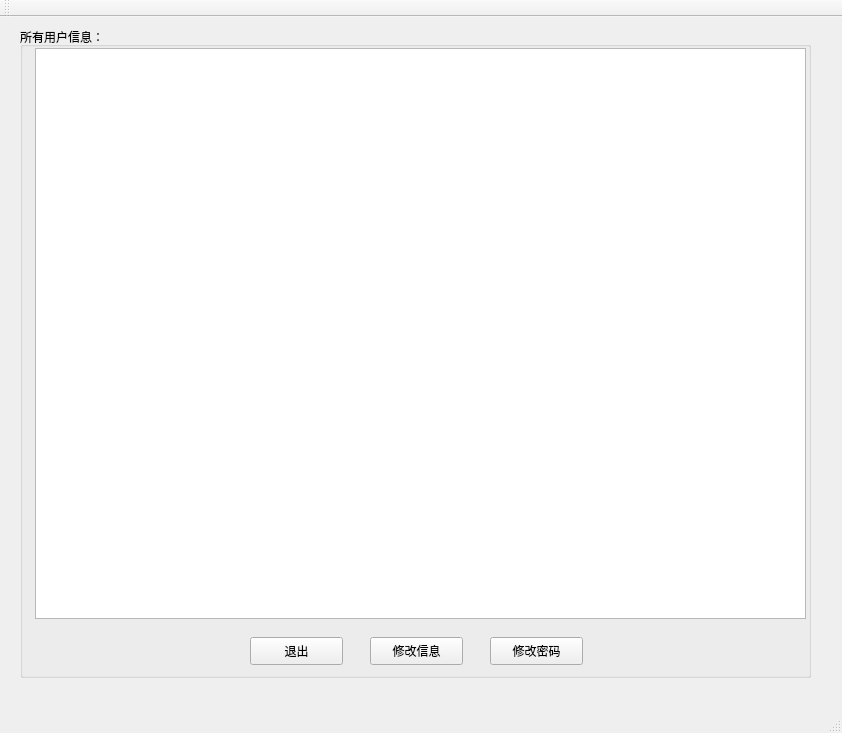
<?xml version="1.0" encoding="UTF-8"?>
<ui version="4.0">
 <class>MainWindow</class>
 <widget class="QMainWindow" name="MainWindow">
  <property name="geometry">
   <rect>
    <x>0</x>
    <y>0</y>
    <width>842</width>
    <height>733</height>
   </rect>
  </property>
  <property name="sizePolicy">
   <sizepolicy hsizetype="Expanding" vsizetype="Expanding">
    <horstretch>0</horstretch>
    <verstretch>0</verstretch>
   </sizepolicy>
  </property>
  <property name="windowTitle">
   <string>MainWindow</string>
  </property>
  <widget class="QWidget" name="centralWidget">
   <widget class="QGroupBox" name="groupBox">
    <property name="geometry">
     <rect>
      <x>20</x>
      <y>10</y>
      <width>791</width>
      <height>651</height>
     </rect>
    </property>
    <property name="sizePolicy">
     <sizepolicy hsizetype="Expanding" vsizetype="Expanding">
      <horstretch>0</horstretch>
      <verstretch>0</verstretch>
     </sizepolicy>
    </property>
    <property name="title">
     <string>所有用户信息：</string>
    </property>
    <widget class="QTableView" name="tableView">
     <property name="geometry">
      <rect>
       <x>15</x>
       <y>21</y>
       <width>771</width>
       <height>571</height>
      </rect>
     </property>
    </widget>
    <widget class="QPushButton" name="pushButton">
     <property name="geometry">
      <rect>
       <x>230</x>
       <y>610</y>
       <width>93</width>
       <height>28</height>
      </rect>
     </property>
     <property name="text">
      <string>退出</string>
     </property>
    </widget>
    <widget class="QPushButton" name="pushButtonConf">
     <property name="geometry">
      <rect>
       <x>350</x>
       <y>610</y>
       <width>93</width>
       <height>28</height>
      </rect>
     </property>
     <property name="text">
      <string>修改信息</string>
     </property>
    </widget>
    <widget class="QPushButton" name="pushButton_3">
     <property name="geometry">
      <rect>
       <x>470</x>
       <y>610</y>
       <width>93</width>
       <height>28</height>
      </rect>
     </property>
     <property name="text">
      <string>修改密码</string>
     </property>
    </widget>
   </widget>
  </widget>
  <widget class="QMenuBar" name="menuBar">
   <property name="geometry">
    <rect>
     <x>0</x>
     <y>0</y>
     <width>842</width>
     <height>26</height>
    </rect>
   </property>
  </widget>
  <widget class="QToolBar" name="mainToolBar">
   <attribute name="toolBarArea">
    <enum>TopToolBarArea</enum>
   </attribute>
   <attribute name="toolBarBreak">
    <bool>false</bool>
   </attribute>
  </widget>
  <widget class="QStatusBar" name="statusBar"/>
 </widget>
 <layoutdefault spacing="6" margin="11"/>
 <resources/>
 <connections/>
</ui>
